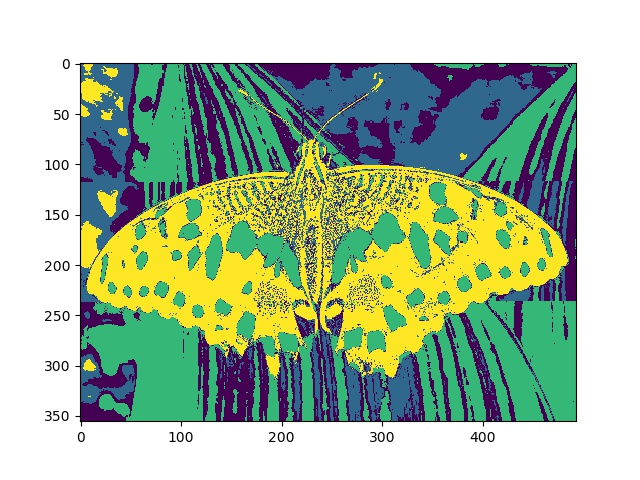
#> input picture K-means/butterfly_clustered.jpg, 640 x 480 px; its folder holds only this picture in this run
$ python hw3_ex2_Hector_Alvarez.py butterfly_clustered.jpg 3
#> lines starting #> are read from the running program, lines starting #| are printed output that depends on the picture
import sys, os
import numpy as np
import matplotlib.pyplot as plt
import random
from scipy import stats

def test_kmeans():
    # Test function to see if the implemented function works correctly.

    num_samples = 1000
    mean = [0, 0]
    cov = [[2, 0], [0, 2]]  # diagonal covariance
    x1, y1 = np.random.multivariate_normal(mean, cov, num_samples).T
    mean = [5, 5]
    cov = [[2, 0], [0, 2]]  # diagonal covariance
    x2, y2 = np.random.multivariate_normal(mean, cov, num_samples).T

    mean = [10, 10]
    cov = [[2, 0], [0, 2]]  # diagonal covariance
    x3, y3 = np.random.multivariate_normal(mean, cov, num_samples).T

    x = np.hstack((x1,x2,x3))
    y = np.hstack((y1,y2,y3))


    img = np.vstack((x,y)).transpose()
    img = np.expand_dims(img, axis=1)
    img_clustered = cluster_with_kmeans(img, 3, max_iter = 50)
    img_clustered = img_clustered.flatten()

    est_means = []
    for k in range(3):
        est_means.append(np.mean(x[img_clustered == k]))
        group = np.argmin(abs(est_means[-1] - np.array([0, 5, 10])))

        img_clustered[group * num_samples : (group+1) * num_samples]

    maj_class = stats.mode(img_clustered[0:num_samples])[0]
    err_cl1 = np.sum(img_clustered[0:num_samples] != maj_class)
    maj_class = stats.mode(img_clustered[num_samples:2*num_samples])[0]
    err_cl2 = np.sum(img_clustered[num_samples:2*num_samples] != maj_class)
    maj_class = stats.mode(img_clustered[2*num_samples:])[0]
    err_cl3 = np.sum(img_clustered[2*num_samples:] != maj_class)

    err = (err_cl1 + err_cl2 + err_cl3)/(3*num_samples) * 100

    plt.figure()
    plt.subplot(1,2,1)
    plt.scatter(x1,y1, color = 'red')
    plt.scatter(x2,y2, color = 'blue')
    plt.scatter(x3,y3, color = 'green')
    plt.title('Original data')
    plt.subplot(1,2,2)
    plt.scatter(x[img_clustered == 0],y[img_clustered == 0], color = 'red')
    plt.scatter(x[img_clustered == 1],y[img_clustered == 1], color = 'blue')
    plt.scatter(x[img_clustered == 2],y[img_clustered == 2], color = 'green')
    plt.title('Clustered data')
    plt.show()
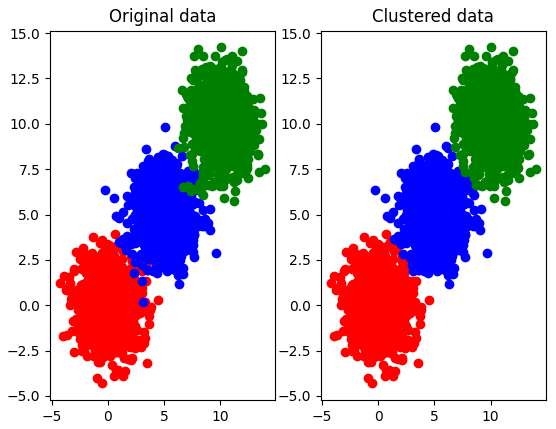
#> figure drawn by matplotlib, 2 panels

    if err > 2:
        raise Exception('There may be an error in your k-means implementation.')

def assign_clusters(img_flat, centroids):
    # Fuction implementing clustering assigmnet step of k-means algorithm.
    # It returns the assigned clusters (clusters) and the distances of each pixel to each
    # of the clusters (dist_matrix).
    #
    # Inputs:
    #   img_flat  : Flattened image, numpy array, size of (ncols * nrows, nchannels)
    #   centroids : Centorids (means) of the clusters,numpy array, size of
    #               (number of clusters, nchannels)
    # Outputs:
    #   clusters  : Assigned clusters from 0 to K-1 (K: number of clusters),
    #               size of (ncols * nrows, 1)
    #   dist_matrix : Distance matrix, numpy array, size of (nrows * ncols,
    #                 number of clusters)

    c_num = np.size(centroids, 0)
    img_size, cnn = img_flat.shape
    clusters = np.zeros(img_size)
    dist_matrix = np.zeros((img_size, c_num))

    k = 0
    for c in centroids:
        centers = np.repeat(c, img_size).reshape(img_size, cnn)
        dist_matrix[:, k] = np.sum((img_flat - centers)**2, axis = 1)
        k += 1
    dist_matrix = np.sqrt(dist_matrix)
    clusters = np.argmin(dist_matrix, axis=1)

    return clusters, dist_matrix

def update_centroids(img_flat, clusters):
    # Function that implements update step of k-means algorithm.
    # It returns the centroids (means) that are updated.
    #
    # Inputs:
    #   img_flat  : Flattened image, numpy array, size of (ncols * nrows, nchannels)
    #   clusters  : Clusters to which pixels were assigned, size of (ncols *
    #               nrows, 1)
    #
    # Outputs:
    #   centroids : Centorids (means) of the clusters,numpy array, size of
    #               (number of clusters, nchannels)

    c_num = np.amax(clusters,0) + 1
    chann = np.size(img_flat, 1)
    centroids = np.zeros((c_num,chann))

    for d in range(0,chann):
        for c in range(0,c_num):
            mask = np.equal(clusters,c)
            centroids[c,d] = np.mean(img_flat[mask,d])

    return centroids


def cluster_with_kmeans(img, K, max_iter = 1e4, tol = 1e-4):
    # This is the function that takes an input image with one or more channels
    # and runs k-means algorithm on it to cluster its pixels
    # It iteratively calls assign_clusters and update_centroids functions
    # and returns the clsutered image.
    #
    # Inputs:
    #   img     : Image of size (nrows, ncols) or (nrows, ncols, nchannels)
    #             Numpy array
    #   K       : Number of clusters, integer
    #   max_iter: Maximum number of iterations given to k-means algorithm, integer


    # Seed to random state in order to get the same results
    random.seed(70)

    # Image size to be checked -- is it a multi-channel image?
    if len(img.shape) < 3: # One-channel
        nrow, ncol = img.shape
        nchannel = 1
        img_flat = np.reshape(img, (img.size,1))

    else: # Multi-channel
        nrow, ncol, nchannel = img.shape
        img_flat = np.reshape(img, (nrow*ncol, nchannel))

    # Initialize the centroids, i.e. means
    init_centroids = img_flat[random.sample(range(nrow*ncol), K),:]
    centroids = init_centroids
    dist_prev = 0

    # Iterate between assignement and updates steps
    for iter in range(max_iter):

        # Assignment step
        clusters, dist_matrix = assign_clusters(img_flat, centroids)

        # Update step
        centroids = update_centroids(img_flat, clusters)

        # Do assignments not change much? If so, stop.
        if(abs(np.sum(dist_matrix) - dist_prev) < tol):
            break

        # This is to compare the new cluster assignments with the previous assignment
        dist_prev = np.sum(dist_matrix)

    # Reshape clusters back into the image shape
    img_clustered = np.reshape(clusters, (nrow, ncol))

    print('Converged in {:d} iterations...'.format(iter))
    # Return clustered image
    return img_clustered


def main(argv):
    # The image file and the number of intented clusters will be given from keyboard
    filename = argv[1] # Filename
    K = int(argv[2])   # Number of clusters

    # Get the file name and its extension
    file_name,file_ext = os.path.splitext(filename)

    # First test your function works correctly!
    print('\n***********************************************************')
    print('Testing your k-means implementation...')
    test_kmeans()
    print('Good job! Your k-means implementation is working fine...')
    print('************************************************************')

    # Read the input file
    if file_ext == '.npz': # If given as a .npz file (e.g. filter bank responses from the previous question)
        img_idx = 0 # Select one image from texture images, i.e. change 0 to 5 as you wish
        img = np.load(filename)['feats'][0]
    else: # if image, convert it to float
        img = (plt.imread(filename)).astype('float')

    # Cluster with kmeans algorithm
    print('Passing to clustering a given image...')
    print('Running k-means algorithm...')
    img_clustered = cluster_with_kmeans(img, K, max_iter = 50)
#> the loop in cluster_with_kmeans (call 2), `for iter in range(max_iter):` made 5 passes
#> (centroids, dist_prev) on passes 1 to 4: ([[250, 246.9, 202.3], [nan, nan, nan], [57.54, 108, 103.7]], 170061057.1), ([[nan, nan, nan], [167.9, 187.6, 160.3]], nan), ([[167.9, 187.6, 160.3]], nan), ([[167.9, 187.6, 160.3]], 47178132.5)
#> in cluster_with_kmeans (call 2), `img_clustered = np.reshape(clusters, (nrow, ncol))`: img_clustered: shape (480, 640) int64; every value is 0

    # Save the results
    print('Saving results...')
    plt.figure()
    plt.imshow(img_clustered.astype('uint8'))
    plt.savefig('{}_clustered.jpg'.format(file_name))
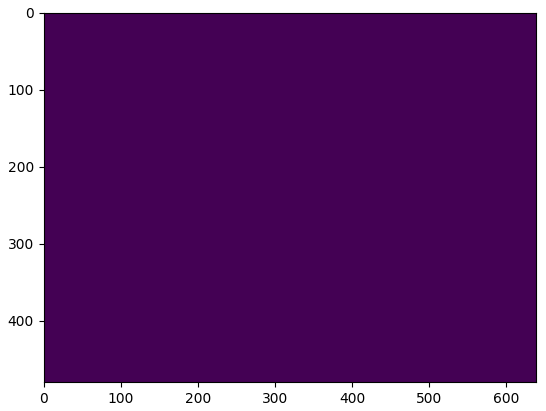
#> figure drawn by matplotlib, 1 panel
    plt.close()

    # Show the results
    print('Plotting results...')

    plt.figure()
    plt.subplot(1,2,1)
    if file_ext == '.npz': # Read the original image to which the filter bank was applied.
        img = plt.imread('./data-textures/0{}.png'.format(img_idx))
        plt.imshow(img)
    else:
        plt.imshow(img.astype('uint8'))
    plt.title('Original')
    plt.subplot(1,2,2)
    plt.imshow(img_clustered.astype('uint8'))
    plt.title('Clustered')
    print('Close the window, please!')
    plt.show()
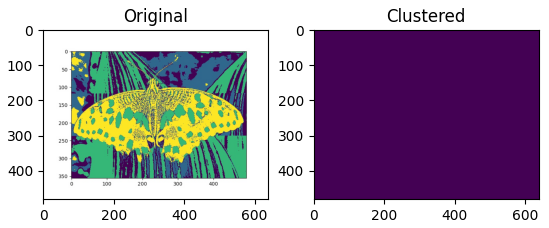
#> figure drawn by matplotlib, 2 panels
    print('Thanks:)')

if __name__ == "__main__":
    main(sys.argv)

$ run again, on K-means/dog_clustered.jpg
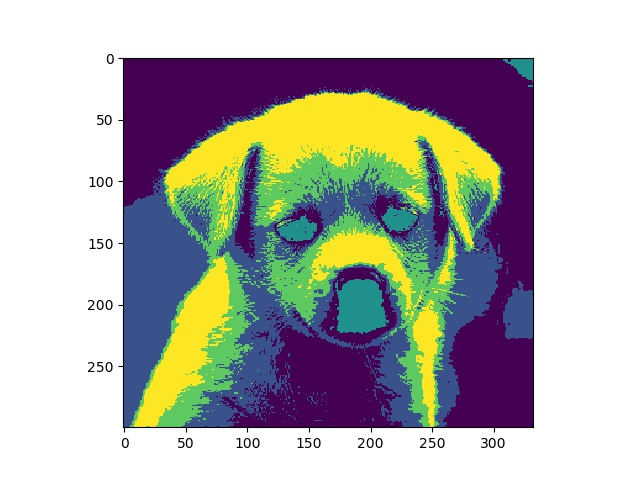
#> input picture K-means/dog_clustered.jpg, 640 x 480 px
#> the loop in cluster_with_kmeans (call 2), `for iter in range(max_iter):` made 5 passes
#> (centroids, dist_prev) on passes 2 to 4: ([[nan, nan, nan], [178.8, 177.1, 172.8]], nan), ([[178.8, 177.1, 172.8]], nan), ([[178.8, 177.1, 172.8]], 48155682.6)
#> img_clustered: shape (480, 640) int64; every value is 0
#> in main, `plt.show()`:
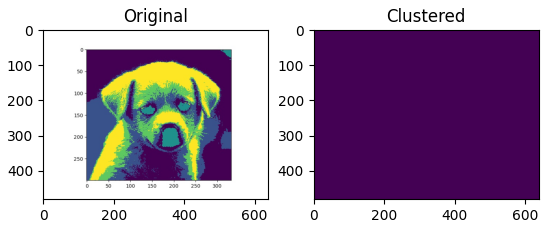
#> figure drawn by matplotlib, 2 panels
